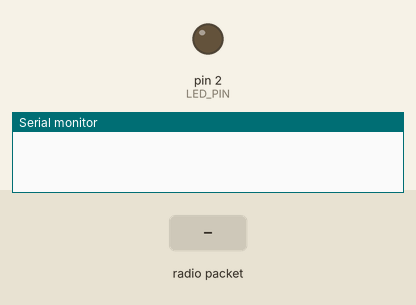
The sketch below on a simulated Arduino Uno, built with avr-gcc and run on an emulated ATmega328P. Shown: output pins drawn as LEDs (lit = HIGH), the last lines printed to the serial monitor. Inputs (shaded band) come from the test bench. No radio packets arrive unless stated.

Above: at 1.2 s.
1.3 s: radio packet "1" arrives
At 1.7 s:
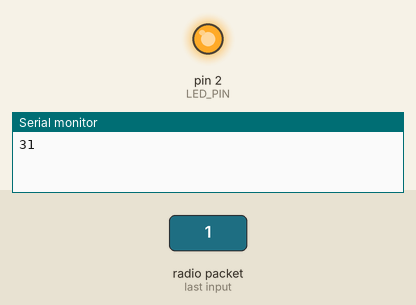
Timing chart, 0 to 4.3 s (numbered marks = the images above; inputs shaded):
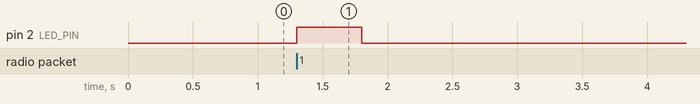

Measured:
- after the input at 1.3 s, pin 2 (LED_PIN): LOW → HIGH at once, → LOW 0.50 s later

The sketch:

Program_LAB2-Odbiornik.ino
```cpp
#include <VirtualWire.h> // Załącz bibliotekę VirtualWire

#define LED_PIN 2        // Pin dla diody LED
#define RECEIVE_PIN 11   // Pin dla sygnału z odbiornika RF

void setup() {
  pinMode(LED_PIN, OUTPUT);    // Ustawienie pinu LED jako wyjście
  Serial.begin(9600);          // Inicjalizacja monitora portu szeregowego
  vw_set_rx_pin(RECEIVE_PIN);  // Ustawienie pinu odbioru danych
  vw_setup(2000);              // Ustawienie prędkości transmisji (2000 bps)
  vw_rx_start();               // Inicjalizacja odbiornika
}

void loop() {
  uint8_t buf[VW_MAX_MESSAGE_LEN];   // Bufor na odebraną wiadomość
  uint8_t buflen = VW_MAX_MESSAGE_LEN; // Długość bufora

  if (vw_get_message(buf, &buflen)) { // Jeśli odebrano dane
    digitalWrite(LED_PIN, HIGH);      // Włącz diodę LED
    for (int i = 0; i < buflen; i++) {
      Serial.print(buf[i], HEX);      // Wyświetl dane w formacie HEX
      Serial.print(" ");
    }
    Serial.println();                 // Nowa linia
    delay(500);                       // Krótkie opóźnienie
  }
  digitalWrite(LED_PIN, LOW);         // Wyłącz diodę LED
}
```
